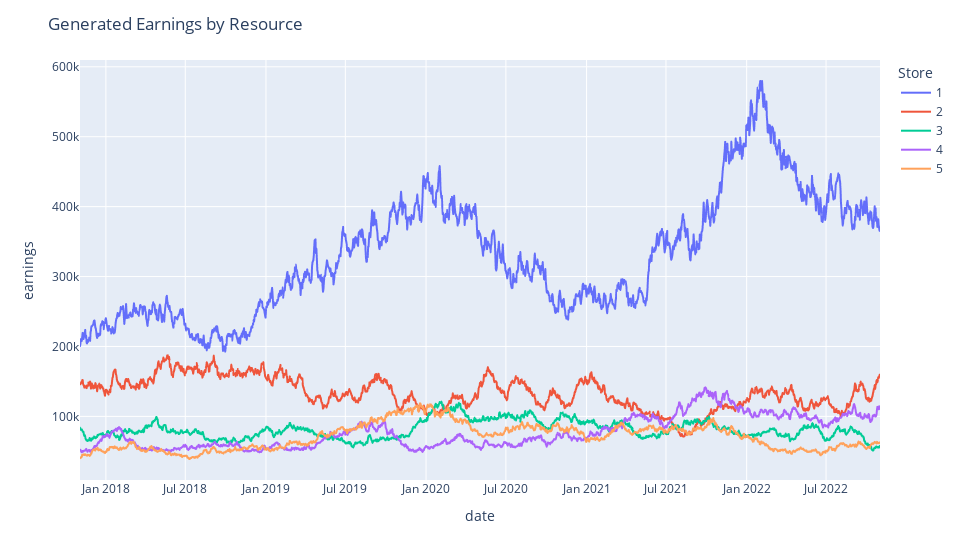

Here is the notebook cell this chart was saved with:
### Code cell
years = 5
args = {
    'total': 365 * years,
    'start_amts': [200000., 143320, 83420, 50000, 40000],
    'drift': .01,
    'volatility': .4,
    'end_date': datetime.now(),
    'output_dir': '../data'
}
data = generate_df(**args)

fig = px.line(data, x="date", y="earnings", color='resource_id')
fig.update_layout(title=f'Generated Earnings by Resource', xaxis_title='date', yaxis_title='earnings', legend_title='Store', width=960)
fig.show()

### Figure 1 — Plotly figure (JSON) as saved in the notebook; plotly's stock layout.template omitted (floating-point values rounded to 4 significant figures; data arrays with more than 128 entries replaced by an {"elided": "..."} marker saying what was removed)
{"data": [{"hovertemplate": "resource_id=1<br>date=%{x}<br>earnings=%{y}<extra></extra>", "legendgroup": "1", "line": {"color": "#636efa", "dash": "solid"}, "marker": {"symbol": "circle"}, "mode": "lines", "name": "1", "showlegend": true, "type": "scattergl", "x": {"elided": "1825 str values"}, "xaxis": "x", "y": {"elided": "1825 float values"}, "yaxis": "y"}, {"hovertemplate": "resource_id=2<br>date=%{x}<br>earnings=%{y}<extra></extra>", "legendgroup": "2", "line": {"color": "#EF553B", "dash": "solid"}, "marker": {"symbol": "circle"}, "mode": "lines", "name": "2", "showlegend": true, "type": "scattergl", "x": {"elided": "1825 str values"}, "xaxis": "x", "y": {"elided": "1825 float values"}, "yaxis": "y"}, {"hovertemplate": "resource_id=3<br>date=%{x}<br>earnings=%{y}<extra></extra>", "legendgroup": "3", "line": {"color": "#00cc96", "dash": "solid"}, "marker": {"symbol": "circle"}, "mode": "lines", "name": "3", "showlegend": true, "type": "scattergl", "x": {"elided": "1825 str values"}, "xaxis": "x", "y": {"elided": "1825 float values"}, "yaxis": "y"}, {"hovertemplate": "resource_id=4<br>date=%{x}<br>earnings=%{y}<extra></extra>", "legendgroup": "4", "line": {"color": "#ab63fa", "dash": "solid"}, "marker": {"symbol": "circle"}, "mode": "lines", "name": "4", "showlegend": true, "type": "scattergl", "x": {"elided": "1825 str values"}, "xaxis": "x", "y": {"elided": "1825 float values"}, "yaxis": "y"}, {"hovertemplate": "resource_id=5<br>date=%{x}<br>earnings=%{y}<extra></extra>", "legendgroup": "5", "line": {"color": "#FFA15A", "dash": "solid"}, "marker": {"symbol": "circle"}, "mode": "lines", "name": "5", "showlegend": true, "type": "scattergl", "x": {"elided": "1825 str values"}, "xaxis": "x", "y": {"elided": "1825 float values"}, "yaxis": "y"}], "layout": {"legend": {"title": {"text": "Store"}, "tracegroupgap": 0}, "margin": {"t": 60}, "title": {"text": "Generated Earnings by Resource"}, "width": 960, "xaxis": {"anchor": "y", "domain": [0, 1], "title": {"text": "date"}}, "yaxis": {"anchor": "x", "domain": [0, 1], "title": {"text": "earnings"}}}}
